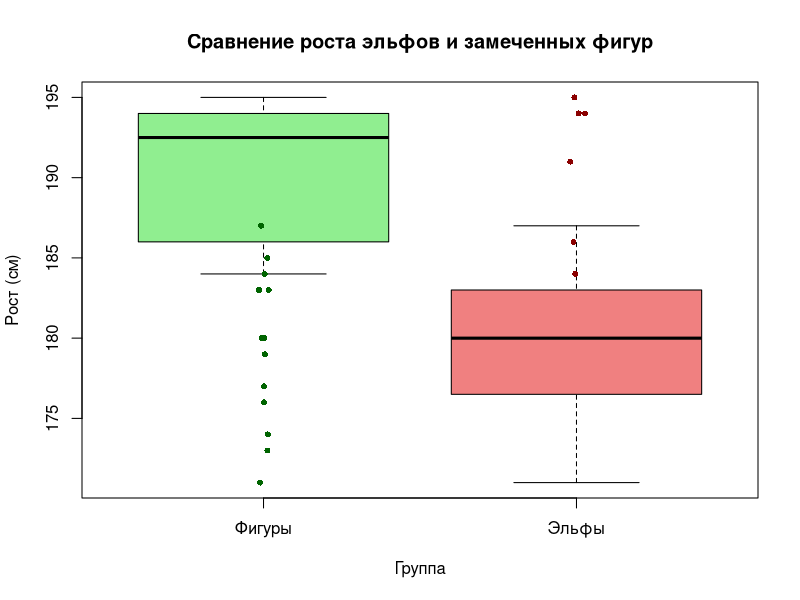
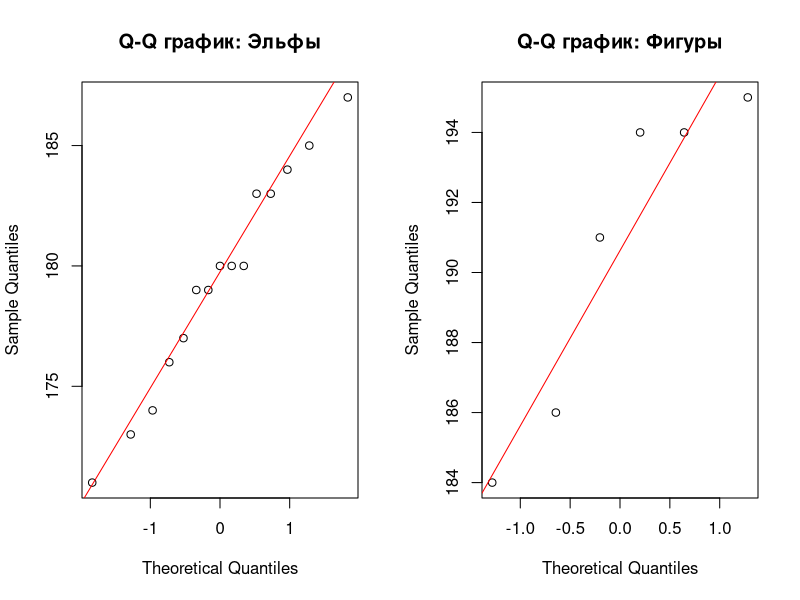

Write the R code that produced these figures, in order.
# Анализ роста эльфов и замеченных фигур в Средиземье

# Данные роста эльфов из вашего отряда (см)
elves <- c(179, 183, 173, 180, 174, 184, 180, 180, 185, 183, 171, 177, 179, 187, 176)

# Данные роста замеченных фигур (см)
figures <- c(195, 184, 186, 194, 191, 194)

# Проведем визуальный анализ данных
# Создаем объединенный набор данных для визуализации
group <- c(rep("Эльфы", length(elves)), rep("Фигуры", length(figures)))
height <- c(elves, figures)
data <- data.frame(group, height)

# Построим боксилоты для визуального сравнения распределений
boxplot(height ~ group, data = data, 
        main = "Сравнение роста эльфов и замеченных фигур",
        ylab = "Рост (см)", xlab = "Группа",
        col = c("lightgreen", "lightcoral"))

# Добавим точки для отображения отдельных наблюдений
points(jitter(rep(1, 
      length(elves))), elves, pch = 16,
      col = "darkgreen", cex = 0.8)
      points(jitter(rep(2,
      length(figures))), figures, pch = 16, 
      col = "darkred", cex = 0.8)
       
       # Проведем формальный статистический анализ
       # Сформулируем гипотезы:
       # H0: μ_фигуры = μ_эльфы (рост фигур не отличается от роста эльфов)
       # H1: μ_фигуры ≠ μ_эльфы (рост фигур отличается от роста эльфов)
       
       # Проверим предположения для t-теста
       
       # 1. Проверка нормальности распределения с помощью теста Шапиро-Уилка
       shapiro_elves <- shapiro.test(elves)
       shapiro_figures <- shapiro.test(figures)
       
       cat("Проверка нормальности распределения:\n")
       cat("Эльфы: W =", round(shapiro_elves$statistic, 3), 
           ", p =", round(shapiro_elves$p.value, 4), "\n")
       cat("Фигуры: W =", round(shapiro_figures$statistic, 3), 
           ", p =", round(shapiro_figures$p.value, 4), "\n\n")
       
       # 2. Проверка равенства дисперсий с помощью F-теста
       var_test <- var.test(elves, figures)
       cat("Проверка равенства дисперсий (F-тест):\n")
       cat("F =", round(var_test$statistic, 3), 
           ", p =", round(var_test$p.value, 4), "\n\n")
       
       # Поскольку выборки небольшие, дополнительно проверим нормальность 
       # с помощью Q-Q графиков
       par(mfrow = c(1, 2))
       qqnorm(elves, main = "Q-Q график: Эльфы")
       qqline(elves, col = "red")
       qqnorm(figures, main = "Q-Q график: Фигуры")
       qqline(figures, col = "red")
       par(mfrow = c(1, 1))
       
       # Проведем двухвыборочный t-тест
       # Используем t-тест с равными дисперсиями, так как p-value F-теста > 0.05
       t_test_result <- t.test(figures, elves, var.equal = TRUE)
       
       cat("Результат двухвыборочного t-теста:\n")
       cat("t(", t_test_result$parameter, ") = ", round(t_test_result$statistic, 3), 
           ", p = ", round(t_test_result$p.value, 5), "\n", sep = "")
       cat("95% доверительный интервал разницы средних: [", 
           round(t_test_result$conf.int[1], 2), ", ", 
           round(t_test_result$conf.int[2], 2), "]\n", sep = "")
       cat("Разница средних:", round(t_test_result$estimate[1] - t_test_result$estimate[2], 2), "см\n\n")
       
       # Принимаем решение на основе полученных результатов
       alpha <- 0.05  # уровень значимости
       
       if (t_test_result$p.value < alpha) {
         cat("ВЫВОД: Отвергаем нулевую гипотезу (p <", alpha, ").\n")
         cat("Замеченные фигуры статистически значимо отличаются по росту от эльфов.\n")
         cat("Рекомендуется проявить осторожность - вероятно, это ЧУЖИЕ!\n")
       } else {
         cat("ВЫВОД: Не отвергаем нулевую гипотезу (p >", alpha, ").\n")
         cat("Нет статистически значимых различий в росте между фигурами и эльфами.\n")
         cat("Вероятно, это СВОИ.\n")
       }
       
       # Дополнительная информация для интерпретации
       cat("\nДополнительная информация:\n")
       cat("Средний рост эльфов:", round(mean(elves), 2), "см\n")
       cat("Средний рост фигур:", round(mean(figures), 2), "см\n")
       cat("Разница:", round(mean(figures) - mean(elves), 2), "см\n")
